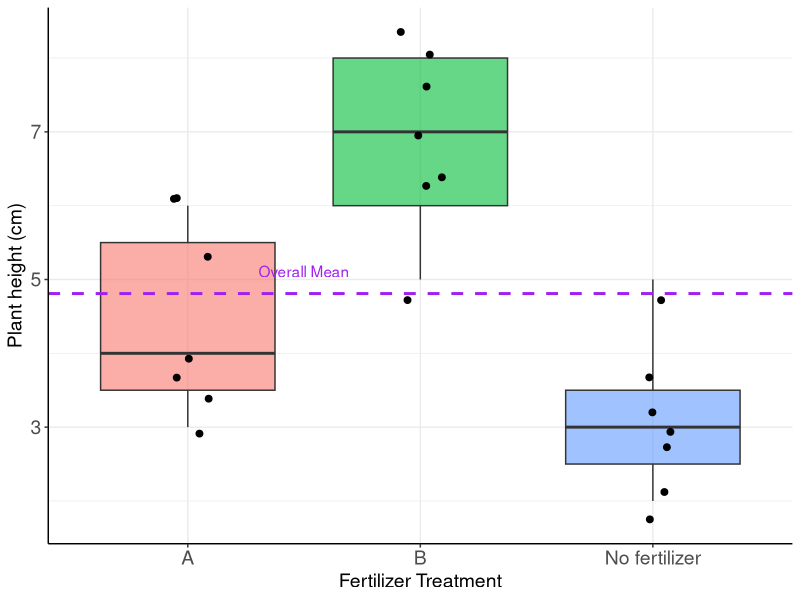
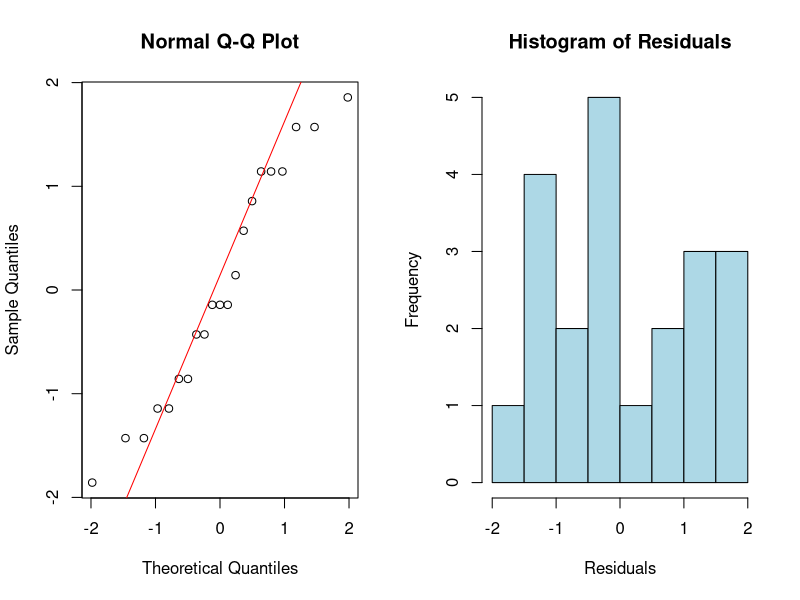
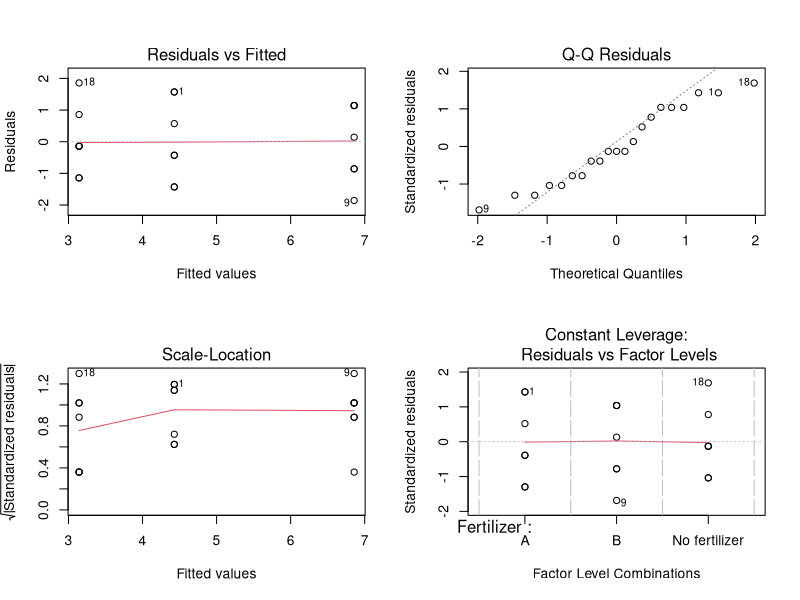

The R script that drew these images, in order:
## ---- chunk 1
# Create example dataset
set.seed(213708)
fertilizer <- rep(c("A", "B", "No fertilizer"), each = 7)
height <- c(
  # Treatment A (lower heights)
  6, 3, 4, 5, 3, 6, 4,
  # Treatment B (higher heights)
  8, 5, 6, 7, 8, 6, 8,
  # control (lower heights)
  3, 2, 4, 5, 3, 3, 2
)

plant_data <- data.frame(
  Plant_ID = 1:21,
  Fertilizer = factor(fertilizer),
  Height = height
)

# Display the data
print(plant_data)

# Summary statistics
library(dplyr)
plant_data %>%
  group_by(Fertilizer) %>%
  summarise(
    n = n(),
    Mean = mean(Height),
    SD = sd(Height),
    Min = min(Height),
    Max = max(Height)
  )
## ---- chunk 2

if(!require("ggthemes", character.only = TRUE)) {
  install.packages("ggthemes", dependencies = TRUE)}
library(ggplot2)
library(ggthemes)

# Boxplot
ggplot(plant_data, aes(x = Fertilizer, y = Height, fill = Fertilizer)) +
  geom_boxplot(alpha = 0.6) +
  geom_jitter(width = 0.1, size = 2) +
  geom_hline(yintercept = mean(plant_data$Height), 
             linetype = "dashed", color = "purple", size = 1) +
  annotate("text", x = 1.5, y = mean(plant_data$Height) + 0.3, 
           label = "Overall Mean", color = "purple") +
  labs(
       x = "Fertilizer Treatment",
       y = "Plant height (cm)") +
  theme_bw() +
  theme(panel.border = element_blank(), legend.position = "none",
  axis.line.x = element_line(size = 0.5, linetype = "solid", colour = "black"),
  axis.line.y = element_line(size = 0.5, linetype = "solid", colour = "black"),
  axis.text = element_text(size = 14), axis.title = element_text(size = 14))

## ---- chunk 3
# Calculate sums of squares manually
overall_mean <- mean(plant_data$Height)
group_means <- plant_data %>%
  group_by(Fertilizer) %>%
  summarise(group_mean = mean(Height))

# SSTotal
ss_total <- sum((plant_data$Height - overall_mean)^2)

# SSE (within groups)
sse <- plant_data %>%
  left_join(group_means, by = "Fertilizer") %>%
  mutate(sq_dev = (Height - group_mean)^2) %>%
  summarise(SSE = sum(sq_dev)) %>%
  pull(SSE)

# SSB (between groups)
ssb <- sum(7 * (group_means$group_mean - overall_mean)^2)

# Verify partition
cat("SSTotal =", round(ss_total, digits = 2), "\n")
cat("SSB =", round(ssb, digits = 2), "\n")
cat("SSE =", round(sse, digits = 2), "\n")
cat("SSB + SSE =", round(ssb + sse, digits = 2), "\n")
## ---- chunk 4
# Fit the model
anova_model <- aov(Height ~ Fertilizer, data = plant_data)

# Display ANOVA table
summary(anova_model)

# More detailed output
anova_results <- anova(anova_model)
print(anova_results)

# Extract key values
f_statistic <- anova_results$`F value`[1]
p_value <- anova_results$`Pr(>F)`[1]
df_treatment <- anova_results$Df[1]
df_error <- anova_results$Df[2]

cat("\nF-statistic:", round(f_statistic, 3), "\n")
cat("p-value:", round(p_value, 4), "\n")
cat("Degrees of freedom: Treatment =", df_treatment, ", Error =", df_error, "\n")
## ---- chunk 5
# Levene's test for homogeneity of variance
library(car)
leveneTest(Height ~ Fertilizer, data = plant_data)

# Visual check
#ggplot(plant_data, aes(x = Fertilizer, y = Height)) +
#  geom_boxplot() +
#  labs(title = "Check for Equal Variances",
#       subtitle = "Boxplots should have similar spreads") +
#  theme_minimal()
## ---- chunk 6
# Extract residuals
residuals <- residuals(anova_model)

# Q-Q plot
par(mfrow = c(1, 2))
qqnorm(residuals)
qqline(residuals, col = "red")

# Histogram
hist(residuals, breaks = 10, main = "Histogram of Residuals",
     xlab = "Residuals", col = "lightblue")

# Shapiro-Wilk test
shapiro.test(residuals)
## ---- chunk 7
# Comprehensive diagnostic plots
par(mfrow = c(2, 2))
plot(anova_model)
par(mfrow = c(1, 1))
